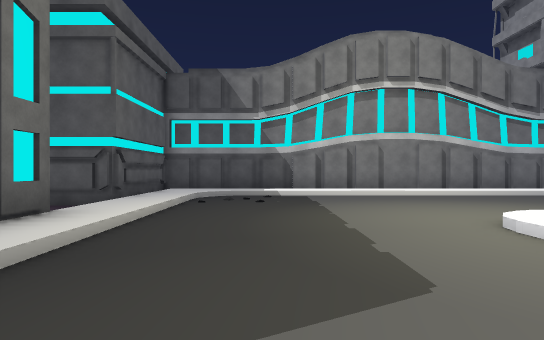
view 1 (above)

24 first-person views from a walk through a scene from a Unity 3-D project. The camera is 1.3 m above the floor, looks level and sees 75° across. The floor is counted in squares, 2 m on a side. Each view is taken from the middle of a square. On the plan, view 1 faces up. The plan holds only what a view shows up to about 10 squares ahead; the rest is blank. The place goes on beyond the plan. The player character is not drawn.

view 2
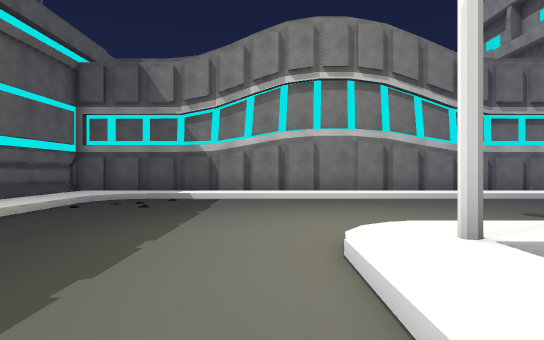

view 3
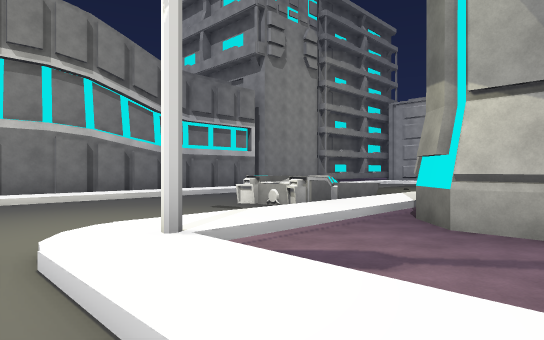

view 4
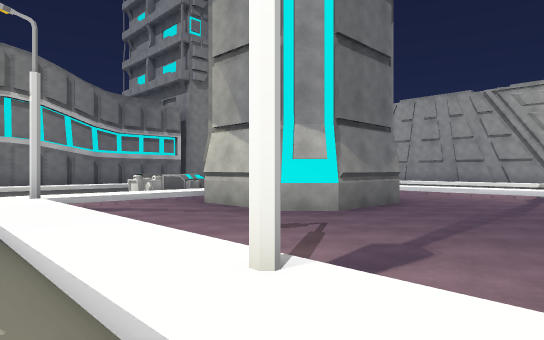

view 5
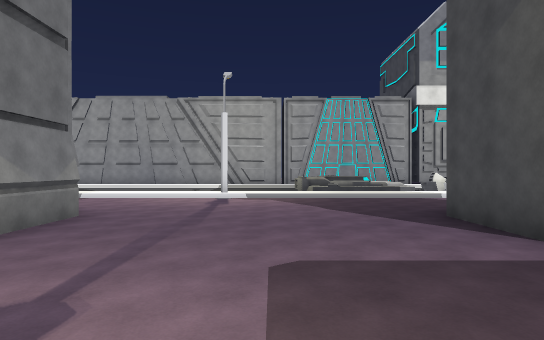

view 6
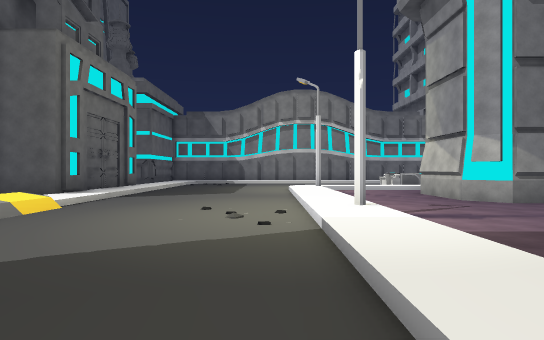

view 7
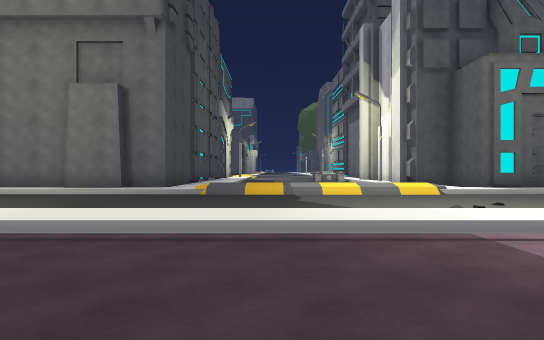

view 8
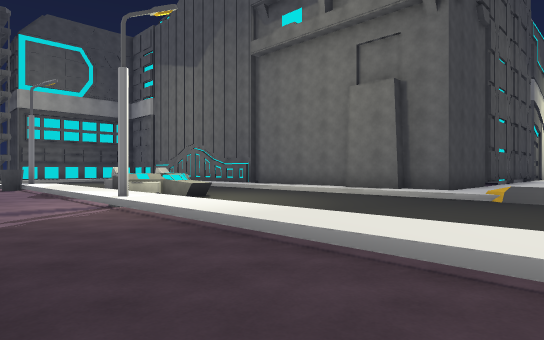

view 9
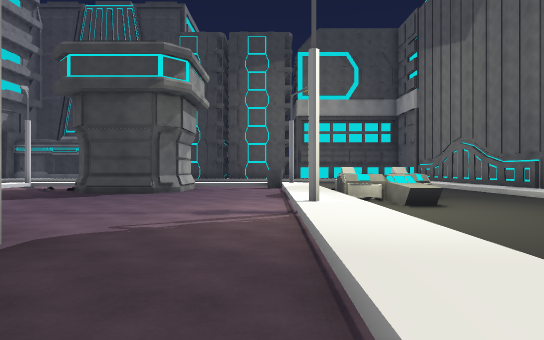

view 10
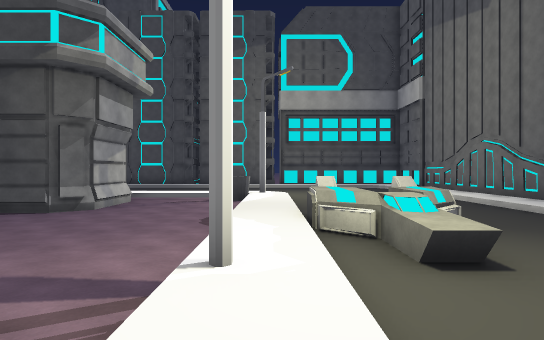

view 11
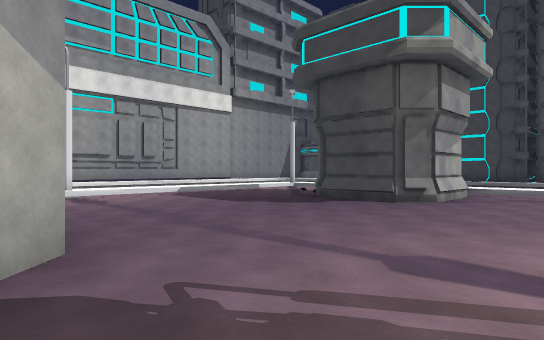

view 12
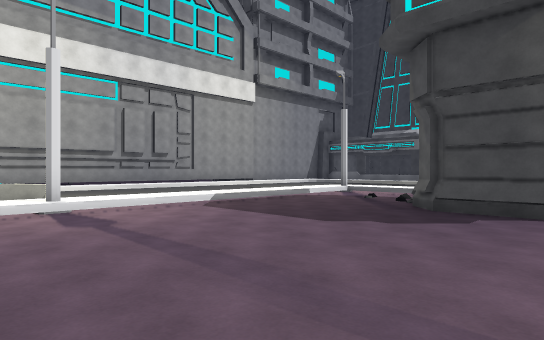

view 13
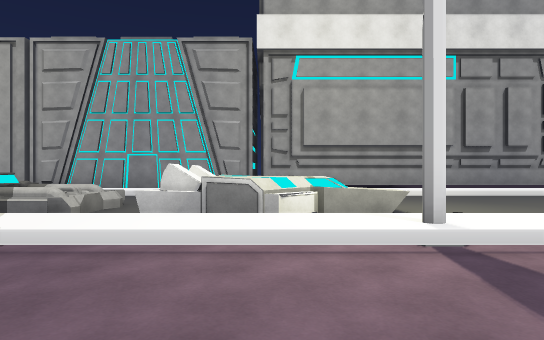

view 14
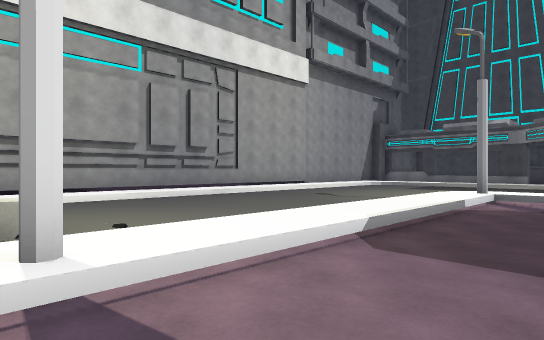

view 15
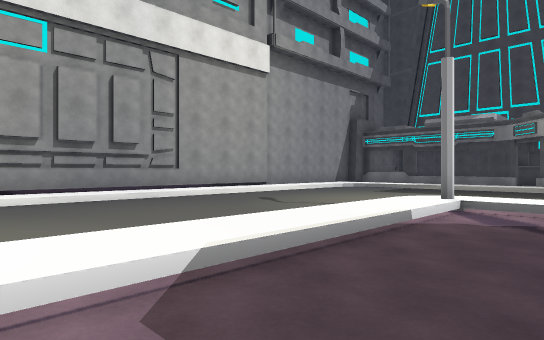

view 16
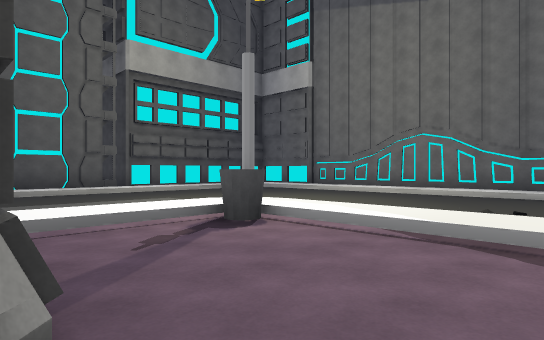

view 17
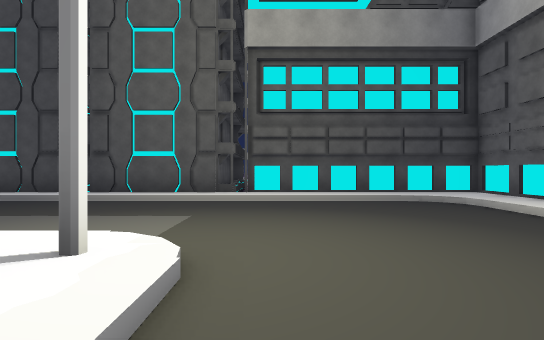

view 18
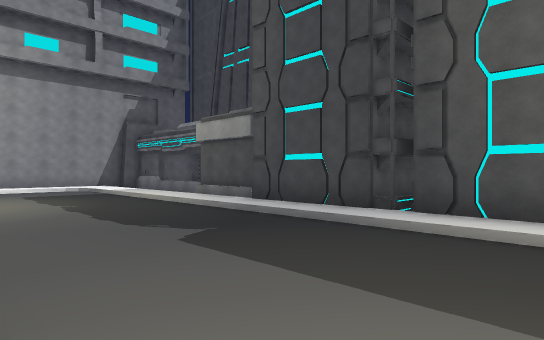

view 19
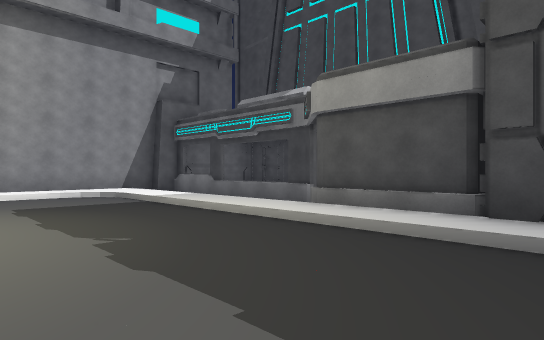

view 20
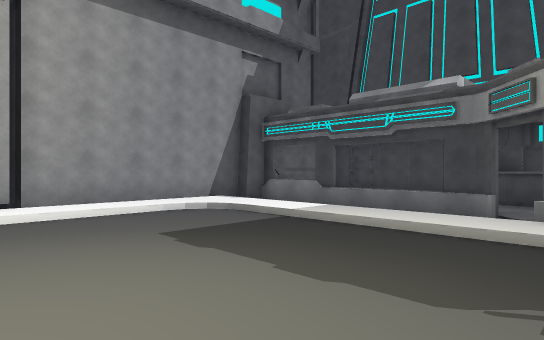

view 21
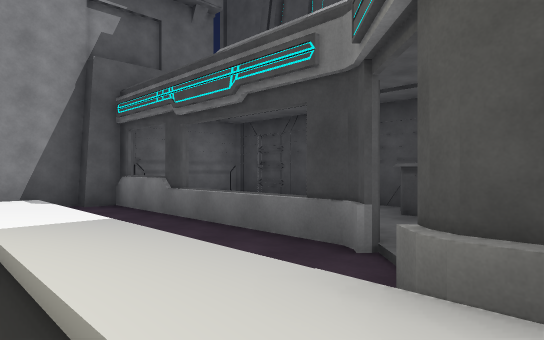

view 22
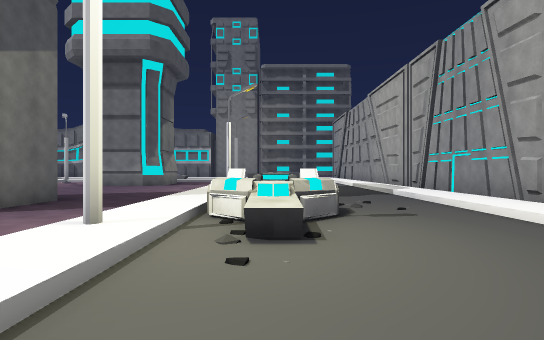

view 23
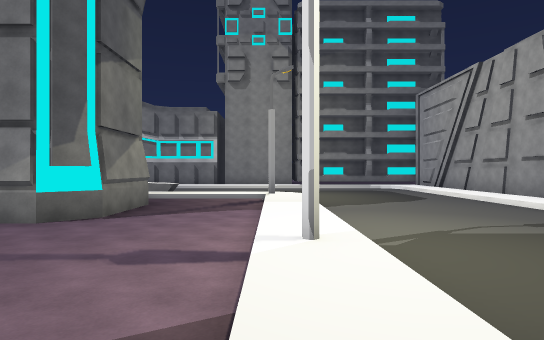

view 24
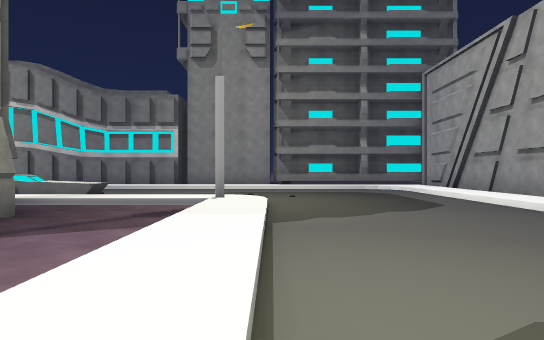

### Floor plan
Key: @ floor where view 1 was taken; # wall or solid block; . main floor; : floor 0.25 m higher than the main floor; / step, stairs or slope; B building; T tower; C car; O other object.
Columns run from 5 left of view 1 to 20 right of it. Each row starts with its distance up from view 1.
 11   #############
 10   #////////////
  9   #://////////
  8   #/..........
  7  ##/.........  .........:B
  6  .//........OOOO........:B
  5   //........OO..........:B
  4   B/....:O::::::::O/....:B
  3    /....:...T  ...//....:B
  2 B B/....:...#  T..//....:
  1 BBB/....:...# ##..//....
  0  BB/.@..:...###T..//....
 -1   :/....:.........//...
 -2    /....:.........//..
 -3    /....O.........O/..
 -4    /....:.........//.    B
 -5    /....:........./O     #
 -6    /....:........./   ..:#
 -7    /....:........./   ..:#
 -8 :::/....:...   #..////..:#
 -9 ###/....:...   #..//....:#
-10   #/....:...#  T../.CC..:B
-11   #/....:........./CCC..:#
-12   B/....O.........O/C...B
-13   #/...C:.........//....B
-14   # ..CC:.........//....B
-15    /..CC:.........//....B
-16   //..CC:.........//....B
-17   B/....:...###...//....B
-18   B/....:...#  /..//....B
-19   #/....:...#   ..//....:#
-20   #/....OO///   //O/....:
-21    /....//////  ///.....
-22   B ....................:#
-23   B/....................:#
-24   B/....................:#
-25   #:.................../:#
-26   #::::::::::::::::::::::#
-27   ######B#######BB/......#
-28        ###  #     .BBBBBB
-29         B               B
-30         B         BB    BB
-31         B       BBBBBBBBB

Positions as (right, up) in squares from view 1, and headings:
1: (0, 0), facing up
2: (2, 1), facing up
3: (2, 1), facing up-right
4: (2, -4), facing up-right
5: (3, -4), facing right
6: (2, -8), facing up
7: (7, -6), facing left
8: (6, -6), facing down-left
9: (4, -7), facing down
10: (3, -10), facing down
11: (4, -10), facing down-right
12: (7, -11), facing down-right
13: (10, -11), facing right
14: (11, -12), facing down-right
15: (11, -14), facing down-right
16: (7, -16), facing down-left
17: (2, -18), facing down
18: (4, -21), facing down-right
19: (9, -22), facing down-right
20: (12, -21), facing down-right
21: (12, -25), facing down-right
22: (15, -16), facing up
23: (13, -6), facing up
24: (14, -3), facing up
